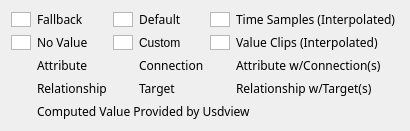
<?xml version="1.0" encoding="UTF-8"?>
<ui version="4.0">
 <class>PropertyLegend</class>
 <widget class="QWidget" name="PropertyLegend">
 <property name="comment" stdset="0">
   <string>
     Copyright 2017 Pixar                                                                   
                                                                                            
     Licensed under the Apache License, Version 2.0 (the &quot;Apache License&quot;)      
     with the following modification; you may not use this file except in                   
     compliance with the Apache License and the following modification to it:               
     Section 6. Trademarks. is deleted and replaced with:                                   
                                                                                            
     6. Trademarks. This License does not grant permission to use the trade                 
        names, trademarks, service marks, or product names of the Licensor                  
        and its affiliates, except as required to comply with Section 4(c) of               
        the License and to reproduce the content of the NOTICE file.                        
                                                                                            
     You may obtain a copy of the Apache License at                                         
                                                                                            
         http://www.apache.org/licenses/LICENSE-2.0                                         
                                                                                            
     Unless required by applicable law or agreed to in writing, software                    
     distributed under the Apache License with the above modification is                    
     distributed on an &quot;AS IS&quot; BASIS, WITHOUT WARRANTIES OR CONDITIONS OF ANY   
     KIND, either express or implied. See the Apache License for the specific               
     language governing permissions and limitations under the Apache License.               
  </string>
  </property>
  <property name="sizePolicy">
    <sizepolicy hsizetype="Preferred" vsizetype="Fixed">
     <horstretch>0</horstretch>
     <verstretch>0</verstretch>
    </sizepolicy>
   </property>
   <property name="maximumSize">
    <size>
     <width>650</width>
     <height>0</height>
    </size>
   </property>
   <layout class="QGridLayout" name="propertyLegendLayout">
    <item row="0" column="0">
     <widget class="QGraphicsView" name="propertyLegendColorFallback">
      <property name="maximumSize">
       <size>
        <width>20</width>
        <height>15</height>
       </size>
      </property>
     </widget>
    </item>
    <item row="0" column="1">
     <widget class="QLabel" name="propertyLegendLabelFallback">
      <property name="font">
       <font>
        <family>Gotham Rounded</family>
        <pointsize>9</pointsize>
        <weight>50</weight>
        <italic>false</italic>
        <bold>false</bold>
       </font>
      </property>
      <property name="text">
       <string>Fallback</string>
      </property>
     </widget>
    </item>
    <item row="0" column="2">
     <widget class="QGraphicsView" name="propertyLegendColorDefault">
      <property name="maximumSize">
       <size>
        <width>20</width>
        <height>15</height>
       </size>
      </property>
     </widget>
    </item>
    <item row="0" column="3">
     <widget class="QLabel" name="propertyLegendLabelDefault">
      <property name="font">
       <font>
        <family>Gotham Rounded</family>
        <pointsize>9</pointsize>
        <weight>50</weight>
        <italic>false</italic>
        <bold>false</bold>
       </font>
      </property>
      <property name="text">
       <string>Default</string>
      </property>
     </widget>
    </item>
    <item row="0" column="4">
     <widget class="QGraphicsView" name="propertyLegendColorTimeSample">
      <property name="maximumSize">
       <size>
        <width>20</width>
        <height>15</height>
       </size>
      </property>
     </widget>
    </item>
    <item row="0" column="5">
     <widget class="QLabel" name="propertyLegendLabelTimeSample">
      <property name="font">
       <font>
        <family>Gotham Rounded</family>
        <pointsize>9</pointsize>
        <weight>50</weight>
        <italic>false</italic>
        <bold>false</bold>
       </font>
      </property>
      <property name="text">
       <string>Time Samples (Interpolated) </string>
      </property>
     </widget>
    </item>
    <item row="1" column="0">
     <widget class="QGraphicsView" name="propertyLegendColorNoValue">
      <property name="maximumSize">
       <size>
        <width>20</width>
        <height>15</height>
       </size>
      </property>
     </widget>
    </item>
    <item row="1" column="1">
     <widget class="QLabel" name="propertyLegendLabelNoValue">
      <property name="font">
       <font>
        <family>Gotham Rounded</family>
        <pointsize>9</pointsize>
        <weight>50</weight>
        <italic>false</italic>
        <bold>false</bold>
       </font>
      </property>
      <property name="text">
       <string>No Value</string>
      </property>
     </widget>
    </item>
    <item row="1" column="2">
     <widget class="QGraphicsView" name="propertyLegendColorCustom">
      <property name="maximumSize">
       <size>
        <width>20</width>
        <height>15</height>
       </size>
      </property>
     </widget>
    </item>
    <item row="1" column="3">
     <widget class="QLabel" name="propertyLegendLabelCustom">
      <property name="text">
       <string>Custom</string>
      </property>
     </widget>
    </item>
    <item row="1" column="4">
     <widget class="QGraphicsView" name="propertyLegendColorValueClips">
      <property name="maximumSize">
       <size>
        <width>20</width>
        <height>15</height>
       </size>
      </property>
     </widget>
    </item>
    <item row="1" column="5">
     <widget class="QLabel" name="propertyLegendLabelValueClips">
      <property name="font">
       <font>
        <family>Gotham Rounded</family>
        <pointsize>9</pointsize>
        <weight>50</weight>
        <italic>false</italic>
        <bold>false</bold>
       </font>
      </property>
      <property name="text">
       <string>Value Clips (Interpolated)</string>
      </property>
     </widget>
    </item>
    <item row="2" column="0">
     <widget class="QLabel" name="propertyLegendAttrPlainIcon">
     </widget>
    </item>
    <item row="2" column="1">
     <widget class="QLabel" name="propertyLegendAttrPlainDesc">
      <property name="font">
       <font>
        <family>Gotham Rounded</family>
        <pointsize>9</pointsize>
        <weight>50</weight>
        <italic>false</italic>
        <bold>false</bold>
       </font>
      </property>
      <property name="text">
       <string>Attribute</string>
      </property>
     </widget>
    </item>
    <item row="2" column="2">
     <widget class="QLabel" name="propertyLegendConnIcon">
     </widget>
    </item>
    <item row="2" column="3">
     <widget class="QLabel" name="propertyLegendConnDesc">
      <property name="font">
       <font>
        <family>Gotham Rounded</family>
        <pointsize>9</pointsize>
        <weight>50</weight>
        <italic>false</italic>
        <bold>false</bold>
       </font>
      </property>
      <property name="text">
      <string>Connection</string>
      </property>
     </widget>
    </item>
    <item row="2" column="4">
     <widget class="QLabel" name="propertyLegendAttrWithConnIcon">
     </widget>
    </item>
    <item row="2" column="5">
     <widget class="QLabel" name="propertyLegendAttrWithConnDesc">
      <property name="font">
       <font>
        <family>Gotham Rounded</family>
        <pointsize>9</pointsize>
        <weight>50</weight>
        <italic>false</italic>
        <bold>false</bold>
       </font>
      </property>
      <property name="text">
       <string>Attribute w/Connection(s)</string>
      </property>
    </widget>
    </item>
    <item row="3" column="0">
     <widget class="QLabel" name="propertyLegendRelPlainIcon">
     </widget>
    </item>
    <item row="3" column="1">
     <widget class="QLabel" name="propertyLegendRelPlainDesc">
      <property name="font">
       <font>
        <family>Gotham Rounded</family>
        <pointsize>9</pointsize>
        <weight>50</weight>
        <italic>false</italic>
        <bold>false</bold>
       </font>
      </property>
      <property name="text">
          <string>Relationship</string>
      </property>
    </widget>
    </item>
    <item row="3" column="2">
     <widget class="QLabel" name="propertyLegendTargetIcon">
     </widget>
    </item>
    <item row="3" column="3">
     <widget class="QLabel" name="propertyLegendTargetDesc">
      <property name="font">
       <font>
        <family>Gotham Rounded</family>
        <pointsize>9</pointsize>
        <weight>50</weight>
        <italic>false</italic>
        <bold>false</bold>
       </font>
      </property>
      <property name="text">
          <string>Target</string>
      </property>
    </widget>
    </item>
    <item row="3" column="4">
     <widget class="QLabel" name="propertyLegendRelWithTargetIcon">
     </widget>
    </item>
    <item row="3" column="5">
     <widget class="QLabel" name="propertyLegendRelWithTargetDesc">
      <property name="font">
       <font>
        <family>Gotham Rounded</family>
        <pointsize>9</pointsize>
        <weight>50</weight>
        <italic>false</italic>
        <bold>false</bold>
       </font>
      </property>
      <property name="text">
      <string>Relationship w/Target(s)</string>
      </property>
     </widget>
    </item>

    <item row="4" column="0">
     <widget class="QLabel" name="propertyLegendCompIcon">
     </widget>
    </item>
    <item row="4" column="1" colspan="5">
     <widget class="QLabel" name="propertyLegendCompDesc">
      <property name="font">
       <font>
        <family>Gotham Rounded</family>
        <pointsize>9</pointsize>
        <weight>50</weight>
        <italic>false</italic>
        <bold>false</bold>
       </font>
      </property>
      <property name="text">
       <string>Computed Value Provided by Usdview</string>
      </property>
    </widget>
    </item>

   </layout>
  </widget>
</ui>
